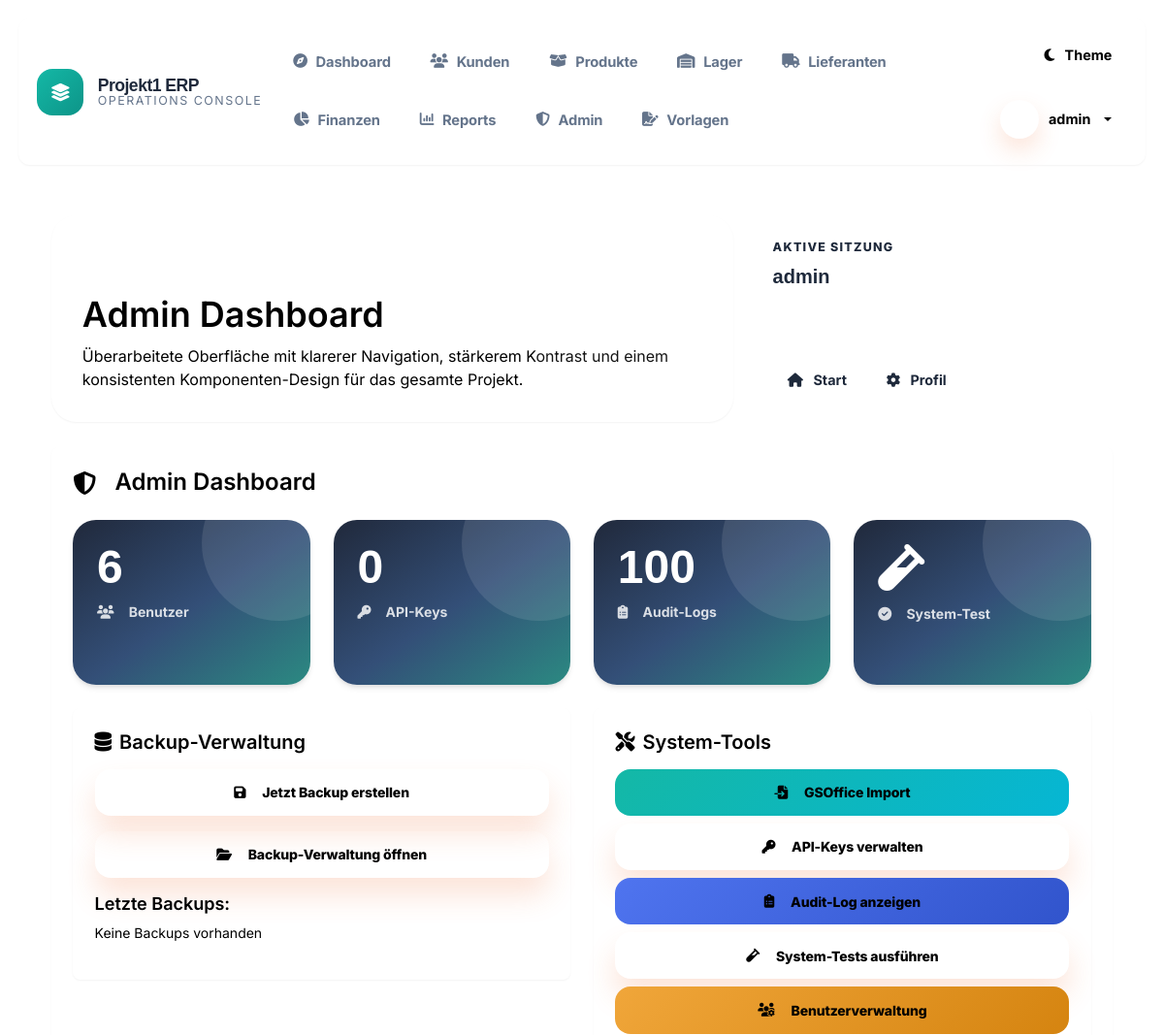
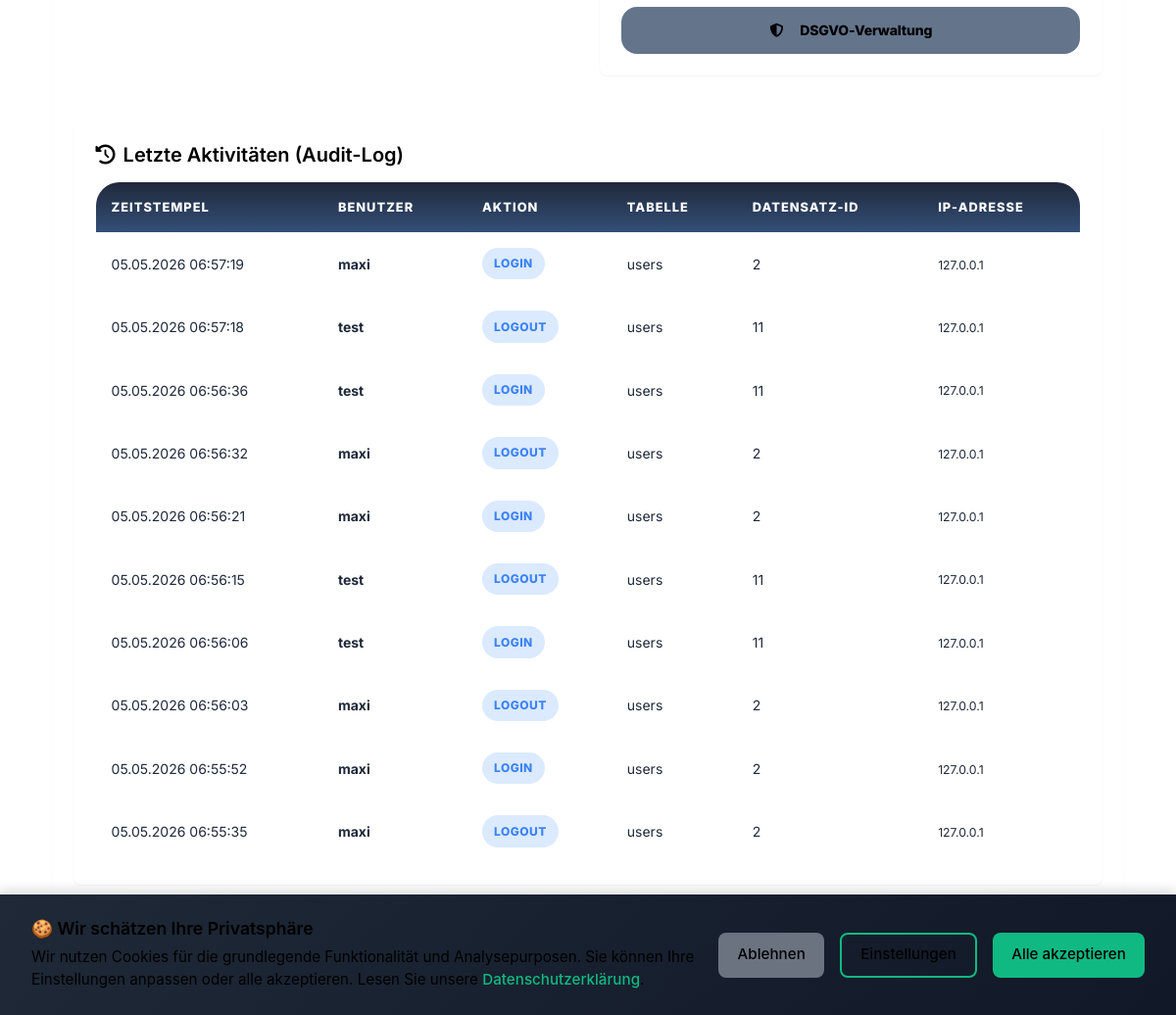
/admin_dashboard.php (signed in), run on an earlier commit of the app's database (2 pictures, top to bottom).
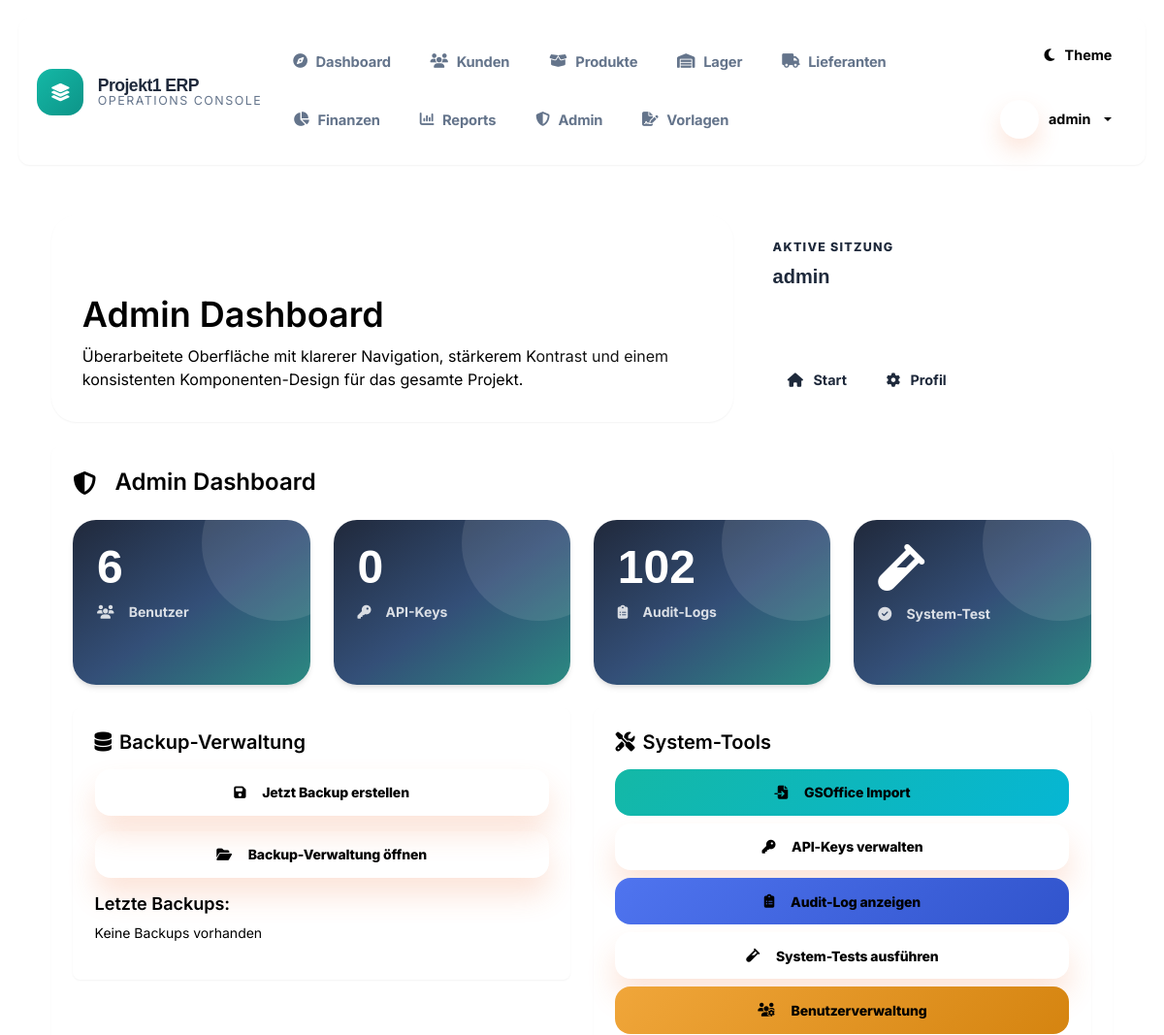
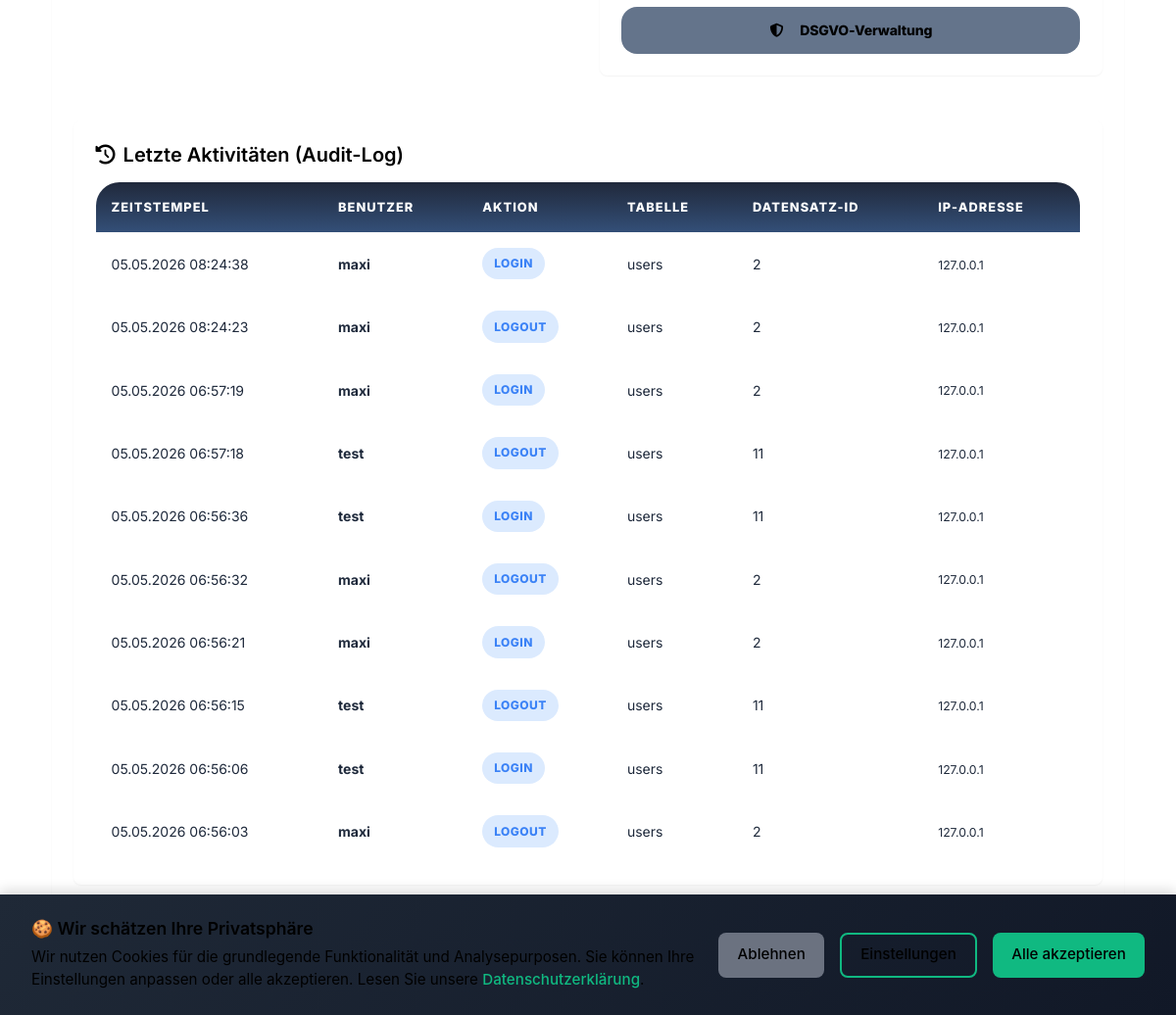
And on a later commit of the database (2 pictures, top to bottom).
### tables this page shows
CREATE TABLE audit_log (
    id INTEGER PRIMARY KEY AUTOINCREMENT,
    user_id INTEGER,
    username TEXT,
    action TEXT NOT NULL,
    table_name TEXT NOT NULL,
    record_id INTEGER,
    old_value TEXT,
    new_value TEXT,
    ip_address TEXT,
    user_agent TEXT,
    timestamp DATETIME DEFAULT CURRENT_TIMESTAMP
);

### admin_dashboard.php (the view, shortened to what the changed rows need)
<?php
require_once 'db_connection.php';
$stats = [];
$stmt = $PDO->query("SELECT COUNT(*) as cnt FROM audit_log");
$stats['audit_logs'] = $stmt->fetch()['cnt'];
$stmt = $PDO->query("SELECT COUNT(*) as cnt FROM api_keys WHERE active = 1");
$stats['api_keys'] = $stmt->fetch()['cnt'];
$stmt = $PDO->query("SELECT COUNT(*) as cnt FROM users");
$stats['users'] = $stmt->fetch()['cnt'];
$stmt = $PDO->query("SELECT * FROM audit_log ORDER BY timestamp DESC LIMIT 10");
$recent_logs = $stmt->fetchAll();
$page_title = 'Admin Dashboard';
include 'includes/header.php';
?>
<div class="dashboard-card">
    <h2 class="section-title mb-4">
        <i class="fas fa-shield-alt me-2"></i>Admin Dashboard
    </h2>
    <div class="row mb-4">
        <div class="col-md-3">
            <a href="#audit-log" class="text-decoration-none">
                <div class="stat-card" style="background: linear-gradient(135deg, #f59e0b 0%, #d97706 100%);">
                    <div class="stat-number"><?= $stats['audit_logs'] ?></div>
                    <div class="stat-label"><i class="fas fa-clipboard-list me-2"></i>Audit-Logs</div>
                </div>
            </a>
        </div>
    </div>
    <div class="dashboard-card" id="audit-log">
        <?php if (!empty($recent_logs)): ?>
            <div class="modern-table">
                <table class="table">
                    <thead>
                        <tr>
                            <th>Zeitstempel</th>
                            <th>Benutzer</th>
                            <th>Aktion</th>
                            <th>Tabelle</th>
                            <th>Datensatz-ID</th>
                            <th>IP-Adresse</th>
                        </tr>
                    </thead>
                    <tbody>
                        <?php foreach ($recent_logs as $log): ?>
                        <tr>
                            <td><?= date('d.m.Y H:i:s', strtotime($log['timestamp'])) ?></td>
                            <td><strong><?= htmlspecialchars($log['username']) ?></strong></td>
                            <td>
                                <span class="status-badge badge-info">
                                    <?= htmlspecialchars($log['action']) ?>
                                </span>
                            </td>
                            <td><?= htmlspecialchars($log['table_name']) ?></td>
                            <td><?= htmlspecialchars($log['record_id']) ?></td>
                            <td><small><?= htmlspecialchars($log['ip_address']) ?></small></td>
                        </tr>
                        <?php endforeach; ?>
                    </tbody>
                </table>
            </div>
        <?php else: ?>
            <p class="text-muted">Keine Audit-Logs vorhanden</p>
        <?php endif; ?>
    </div>
</div>
<?php include 'includes/footer.php'; ?>

### includes/header.php (shortened to what the changed rows need)
<?php
$current_page = basename($_SERVER['PHP_SELF']);
$page_title = $page_title ?? 'ERP System';
$user_role = $_SESSION['role'] ?? 'user';
$navigation_items = [
    ['file' => 'web_oberflaeche.php', 'label' => 'Dashboard', 'icon' => 'fa-compass'],
    ['file' => 'kunden_verwaltung.php', 'label' => 'Kunden', 'icon' => 'fa-users'],
    ['file' => 'produktkatalog.php', 'label' => 'Produkte', 'icon' => 'fa-box-open'],
    ['file' => 'lagerverwaltung.php', 'label' => 'Lager', 'icon' => 'fa-warehouse'],
    ['file' => 'lieferanten.php', 'label' => 'Lieferanten', 'icon' => 'fa-truck'],
    ['file' => 'finanzbuchhaltung.php', 'label' => 'Finanzen', 'icon' => 'fa-chart-pie'],
    ['file' => 'reporting.php', 'label' => 'Reports', 'icon' => 'fa-chart-column'],
];
if ($user_role === 'admin' || !empty($_SESSION['can_manage_users'])) {
    $navigation_items[] = ['file' => 'user_management.php', 'label' => 'Admin', 'icon' => 'fa-shield-halved'];
}
if ($user_role === 'admin' || !empty($_SESSION['can_manage_users']) || $user_role === 'template_editor') {
    $navigation_items[] = ['file' => 'document_templates.php', 'label' => 'Vorlagen', 'icon' => 'fa-file-signature'];
}
?>
<!DOCTYPE html>
<html lang="de" data-theme="light">
<head>
    <link href="https://cdn.jsdelivr.net/npm/bootstrap@5.3.0/dist/css/bootstrap.min.css" rel="stylesheet">
    <link rel="stylesheet" href="https://cdn.jsdelivr.net/npm/@fortawesome/fontawesome-free@6.4.0/css/all.min.css">
    <link rel="stylesheet" href="assets/css/style.css">
    <link rel="stylesheet" href="assets/css/global.css">
    <link rel="stylesheet" href="includes/navigation.css">
</head>
<body>
    <div class="app-nav-shell">
        <nav class="app-nav navbar navbar-expand-lg">
            <div class="container-fluid px-0">
                <div class="collapse navbar-collapse" id="primaryNav">
                    <div class="app-nav-links navbar-nav mx-auto mt-3 mt-lg-0">
                        <?php foreach ($navigation_items as $item): ?>
                            <a class="nav-link <?= $current_page === $item['file'] ? 'active' : '' ?>" href="<?= htmlspecialchars($item['file']) ?>">
                                <i class="fas <?= htmlspecialchars($item['icon']) ?>"></i>
                                <span><?= htmlspecialchars($item['label']) ?></span>
                            </a>
                        <?php endforeach; ?>
                    </div>
                </div>
            </div>
        </nav>
    </div>
    <div class="container-main fade-in">
        <section class="page-hero">
            <div class="page-hero-main">
                <h1><?= htmlspecialchars($page_title) ?></h1>
            </div>
        </section>

What changed in the data, as far as the page shows it:
no longer on this page (row unchanged): audit_log: timestamp "05.05.2026 06:55:52", username "maxi", action "LOGIN", table_name "users", record "2", ip_address "127.0.0.1"
no longer on this page (row unchanged): audit_log: timestamp "05.05.2026 06:55:35", username "maxi", action "LOGOUT", table_name "users", record "2", ip_address "127.0.0.1"
added audit_log: timestamp "05.05.2026 08:24:38", username "maxi", action "LOGIN", table_name "users", record "2", ip_address "127.0.0.1"
added audit_log: timestamp "05.05.2026 08:24:23", username "maxi", action "LOGOUT", table_name "users", record "2", ip_address "127.0.0.1"
Also different on the page:
$stats['audit_logs']: "100" → "102"
